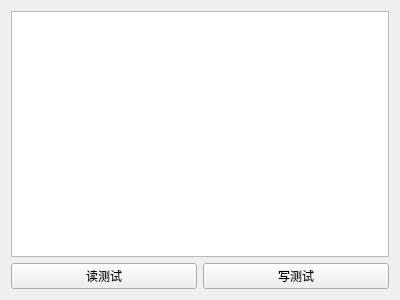
<?xml version="1.0" encoding="UTF-8"?>
<ui version="4.0">
 <class>Form</class>
 <widget class="QWidget" name="Form">
  <property name="geometry">
   <rect>
    <x>0</x>
    <y>0</y>
    <width>400</width>
    <height>300</height>
   </rect>
  </property>
  <property name="windowTitle">
   <string>Form</string>
  </property>
  <layout class="QGridLayout" name="gridLayout">
   <item row="0" column="0" colspan="2">
    <widget class="QPlainTextEdit" name="textEdit"/>
   </item>
   <item row="1" column="0">
    <widget class="QPushButton" name="btn_read">
     <property name="text">
      <string>读测试</string>
     </property>
    </widget>
   </item>
   <item row="1" column="1">
    <widget class="QPushButton" name="btn_write">
     <property name="text">
      <string>写测试</string>
     </property>
    </widget>
   </item>
  </layout>
 </widget>
 <resources/>
 <connections/>
</ui>
